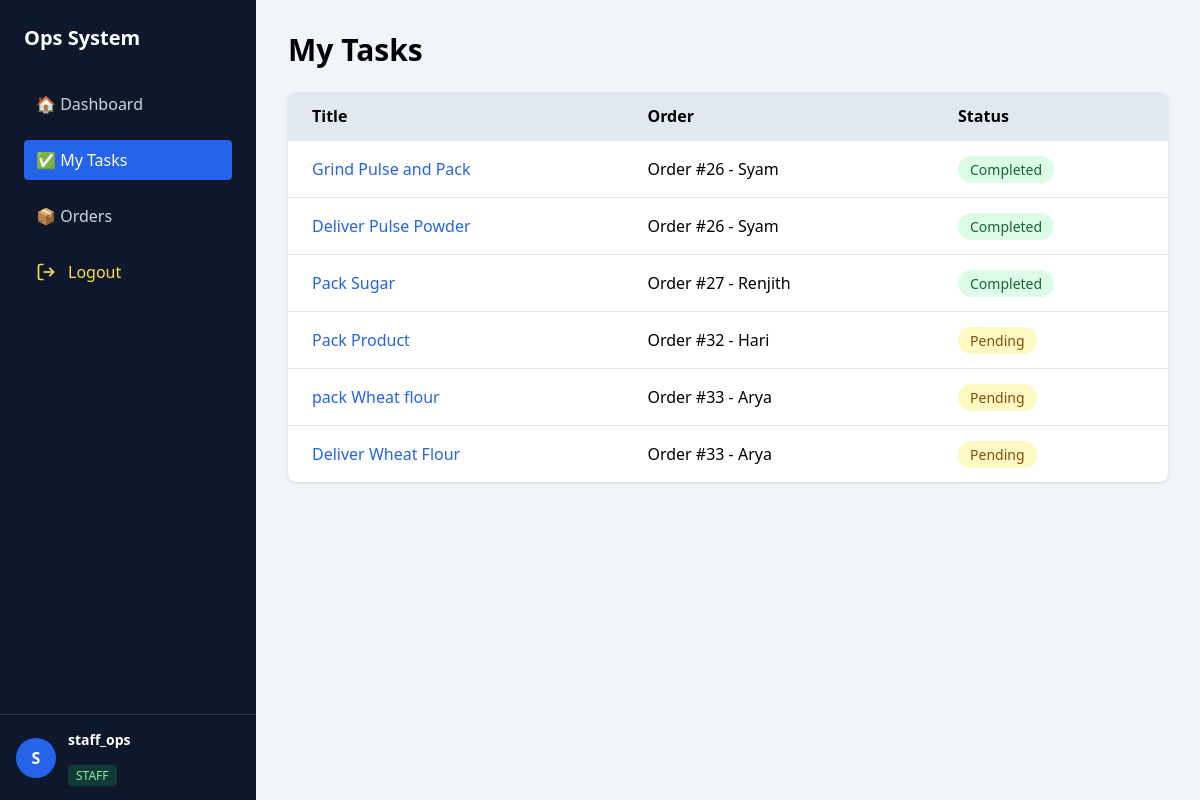
/tasks/ (signed in), run on an earlier commit of the app's database.
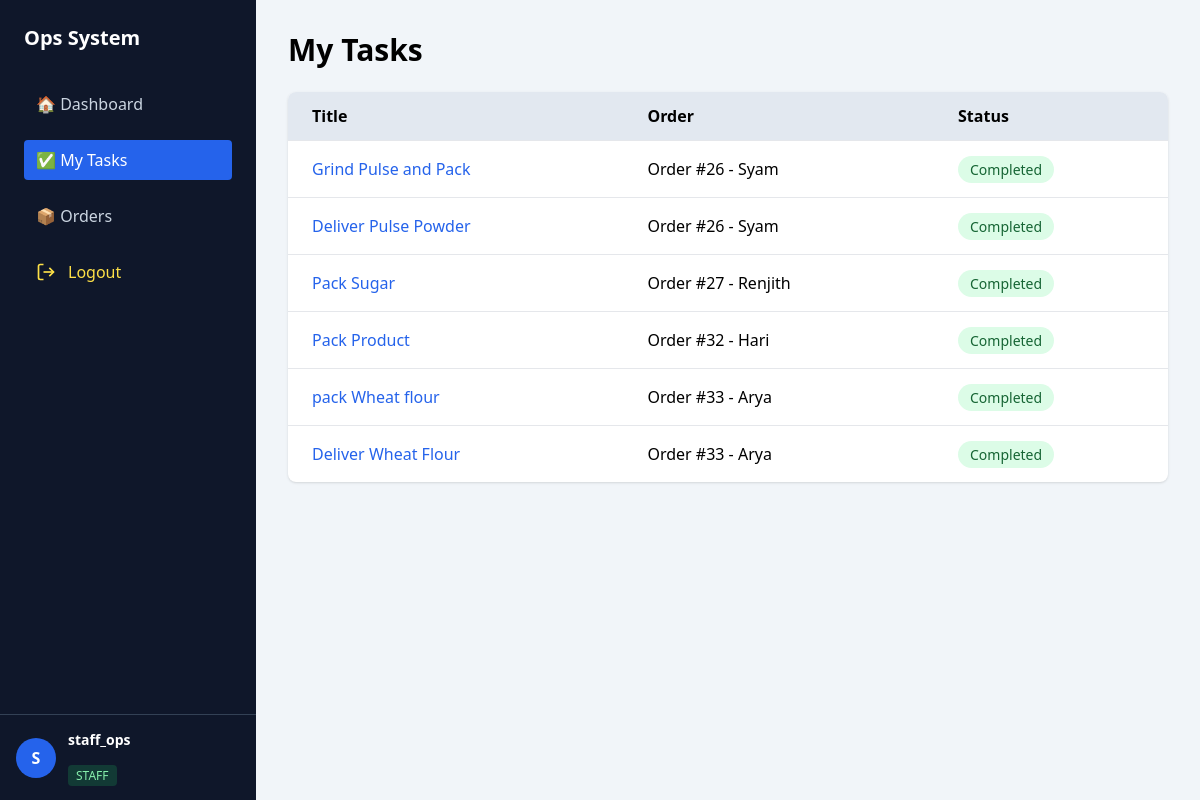
And on a later commit of the database.
### tasks/models.py (models this page shows, shortened)
class Task(models.Model):
    STATUS_CHOICES = (
        ('PENDING', 'Pending'),
        ('IN_PROGRESS', 'In Progress'),
        ('COMPLETED', 'Completed'),
    )
    title = models.CharField(max_length=200)
    order = models.ForeignKey(
        Order,
        on_delete=models.CASCADE,
        related_name='tasks',
        null=True,
        blank=True
    )
    assigned_to = models.ForeignKey(
        User,
        on_delete=models.SET_NULL,
        null=True,
        blank=True
    )
    status = models.CharField(
        max_length=20,
        choices=STATUS_CHOICES,
        default='PENDING'
    )
    due_date = models.DateField(null=True, blank=True)
    created_at = models.DateTimeField(auto_now_add=True)
    completed_at = models.DateTimeField(null=True, blank=True)

### orders/models.py (models this page shows, shortened)
class Order(models.Model):
    STATUS_CHOICES = (
        ('NEW', 'New'),
        ('IN_PROGRESS', 'In Progress'),
        ('COMPLETED', 'Completed'),
        ('CANCELLED', 'Cancelled'),
    )
    customer_name = models.CharField(max_length=100)
    product = models.ForeignKey(Product, on_delete=models.PROTECT)
    quantity = models.PositiveIntegerField()
    status = models.CharField(
        max_length=20,
        choices=STATUS_CHOICES,
        default='NEW'
    )
    assigned_to = models.ForeignKey(
        User,
        on_delete=models.SET_NULL,
        null=True,
        blank=True
    )
    created_at = models.DateTimeField(auto_now_add=True)
    def __str__(self):
        return f"Order #{self.id} - {self.customer_name}"

### core/views.py (the view)
# urls.py: path('tasks/', views.my_tasks, name='my_tasks'),
@login_required
def my_tasks(request):
    tasks = Task.objects.filter(assigned_to=request.user)
    return render(request, 'core/tasks.html', {'tasks': tasks})

### core/templates/core/tasks.html
{% extends "core/base.html" %}
{% block content %}
<h1 class="text-3xl font-bold mb-6">My Tasks</h1>
<div class="bg-white shadow rounded-lg overflow-hidden">
<table class="min-w-full">
    <thead class="bg-slate-200 text-left">
        <tr>
            <th class="px-6 py-3">Title</th>
            <th class="px-6 py-3">Order</th>
            <th class="px-6 py-3">Status</th>
        </tr>
    </thead>
    <tbody>
        {% for task in tasks %}
        <tr class="border-t hover:bg-slate-50">
            <td class="px-6 py-4">
                <a href="{% url 'task_detail' task.id %}"
                   class="text-blue-600 hover:underline">
                    {{ task.title }}
                </a>
            </td>
            <td class="px-6 py-4">{{ task.order }}</td>
            <td class="px-6 py-4">
                {% if task.status == 'PENDING' %}
                    <span class="px-3 py-1 bg-yellow-100 text-yellow-800 rounded-full text-sm">
                        Pending
                    </span>
                {% elif task.status == 'IN_PROGRESS' %}
                    <span class="px-3 py-1 bg-blue-100 text-blue-800 rounded-full text-sm">
                        In Progress
                    </span>
                {% else %}
                    <span class="px-3 py-1 bg-green-100 text-green-800 rounded-full text-sm">
                        Completed
                    </span>
                {% endif %}
            </td>
        </tr>
        {% empty %}
        <tr>
            <td colspan="3" class="text-center text-gray-500 py-8">
                No tasks assigned
            </td>
        </tr>
        {% endfor %}
    </tbody>
</table>
</div>
{% endblock %}

What changed in the data, as far as the page shows it:
changed Task "Pack Product": status "Pending" → "Completed"
changed Task "pack Wheat flour": status "Pending" → "Completed"
changed Task "Deliver Wheat Flour": status "Pending" → "Completed"
